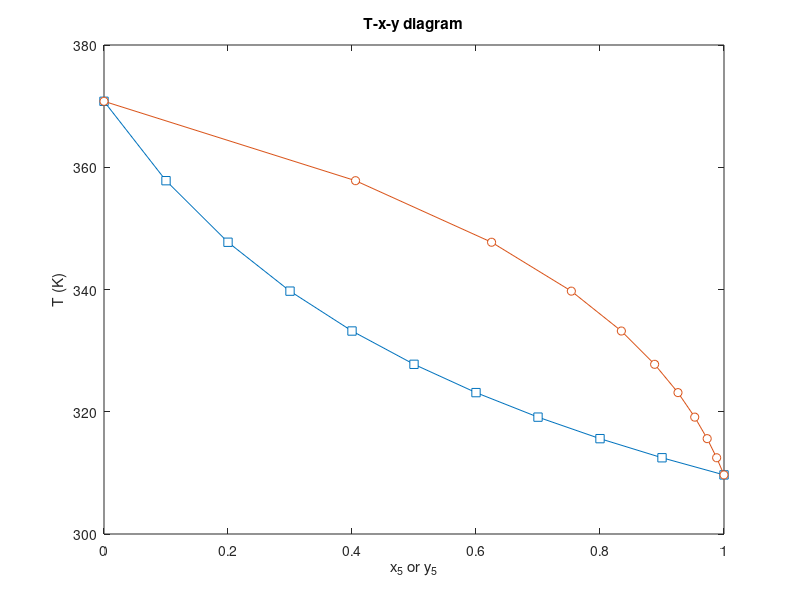
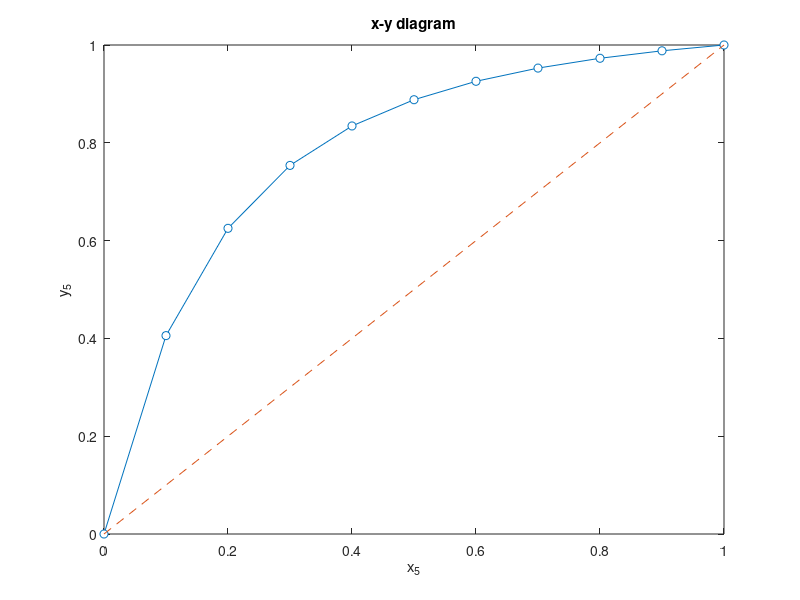

Write MATLAB code to recreate these figures, in order.
clear all;
clc;
close all;

x = zeros(1,11);
y = zeros(1,11);
T = zeros(1,11);


for n = 1:11
    
    x(n) = (n-1)/10;
    
    p_error = 100;
    T_test = 350;
    
    while p_error > 0.01
        p5 = exp(10.422-26799/8.314/T_test);
        p7 = exp(11.431-35200/8.314/T_test);
        p = x(n)*p5 + (1-x(n))*p7;
        
        p_error = abs((p-1.013)/1.013);
        T_test = ((1.013/p)^0.1)*T_test;
    end
    
    
    T(n) = T_test;
    y(n) = x(n)*p5/p;
    
end


plot(x,T,'-s','markerfacecolor', 'w');
hold on;
plot(y,T, '-o','markerfacecolor', 'w');

title('T-x-y diagram');
xlabel('x_5 or y_5');
ylabel('T (K)');           

figure
plot(x,y,'-o','markerfacecolor', 'w');
hold on;
plot(x,x,'--');
title('x-y diagram');
xlabel('x_5');
ylabel('y_5');